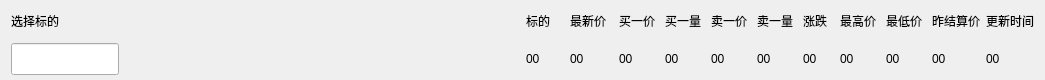
<?xml version="1.0" encoding="UTF-8"?>
<ui version="4.0">
 <class>FutureTableTop</class>
 <widget class="QWidget" name="FutureTableTop">
  <property name="geometry">
   <rect>
    <x>0</x>
    <y>0</y>
    <width>1045</width>
    <height>80</height>
   </rect>
  </property>
  <property name="sizePolicy">
   <sizepolicy hsizetype="Expanding" vsizetype="Fixed">
    <horstretch>0</horstretch>
    <verstretch>0</verstretch>
   </sizepolicy>
  </property>
  <property name="windowTitle">
   <string>Form</string>
  </property>
  <layout class="QHBoxLayout" name="horizontalLayout_2">
   <property name="topMargin">
    <number>5</number>
   </property>
   <property name="bottomMargin">
    <number>5</number>
   </property>
   <item>
    <layout class="QHBoxLayout" name="horizontalLayout">
     <item>
      <layout class="QVBoxLayout" name="verticalLayout">
       <item>
        <widget class="QLabel" name="label">
         <property name="text">
          <string>选择标的</string>
         </property>
        </widget>
       </item>
       <item>
        <widget class="QLineEdit" name="chooseSymbol">
         <property name="sizePolicy">
          <sizepolicy hsizetype="Fixed" vsizetype="Preferred">
           <horstretch>0</horstretch>
           <verstretch>0</verstretch>
          </sizepolicy>
         </property>
        </widget>
       </item>
      </layout>
     </item>
     <item>
      <spacer name="horizontalSpacer">
       <property name="orientation">
        <enum>Qt::Horizontal</enum>
       </property>
       <property name="sizeHint" stdset="0">
        <size>
         <width>13</width>
         <height>20</height>
        </size>
       </property>
      </spacer>
     </item>
     <item>
      <layout class="QVBoxLayout" name="verticalLayout_10">
       <item>
        <widget class="QLabel" name="label_19">
         <property name="text">
          <string>标的    </string>
         </property>
        </widget>
       </item>
       <item>
        <widget class="QLabel" name="symbol">
         <property name="text">
          <string>00</string>
         </property>
        </widget>
       </item>
      </layout>
     </item>
     <item>
      <layout class="QVBoxLayout" name="verticalLayout_2">
       <item>
        <widget class="QLabel" name="label_3">
         <property name="text">
          <string>最新价  </string>
         </property>
        </widget>
       </item>
       <item>
        <widget class="QLabel" name="lastPrice">
         <property name="text">
          <string>00</string>
         </property>
        </widget>
       </item>
      </layout>
     </item>
     <item>
      <layout class="QVBoxLayout" name="verticalLayout_3">
       <item>
        <widget class="QLabel" name="label_5">
         <property name="text">
          <string>买一价 </string>
         </property>
        </widget>
       </item>
       <item>
        <widget class="QLabel" name="bid1Price">
         <property name="text">
          <string>00</string>
         </property>
        </widget>
       </item>
      </layout>
     </item>
     <item>
      <layout class="QVBoxLayout" name="verticalLayout_4">
       <item>
        <widget class="QLabel" name="label_7">
         <property name="text">
          <string>买一量 </string>
         </property>
        </widget>
       </item>
       <item>
        <widget class="QLabel" name="bid1Num">
         <property name="text">
          <string>00</string>
         </property>
        </widget>
       </item>
      </layout>
     </item>
     <item>
      <layout class="QVBoxLayout" name="verticalLayout_5">
       <item>
        <widget class="QLabel" name="label_9">
         <property name="text">
          <string>卖一价 </string>
         </property>
        </widget>
       </item>
       <item>
        <widget class="QLabel" name="ask1Price">
         <property name="text">
          <string>00</string>
         </property>
        </widget>
       </item>
      </layout>
     </item>
     <item>
      <layout class="QVBoxLayout" name="verticalLayout_6">
       <item>
        <widget class="QLabel" name="label_11">
         <property name="text">
          <string>卖一量 </string>
         </property>
        </widget>
       </item>
       <item>
        <widget class="QLabel" name="ask1Num">
         <property name="text">
          <string>00</string>
         </property>
        </widget>
       </item>
      </layout>
     </item>
     <item>
      <layout class="QVBoxLayout" name="verticalLayout_7">
       <item>
        <widget class="QLabel" name="label_13">
         <property name="text">
          <string>涨跌  </string>
         </property>
        </widget>
       </item>
       <item>
        <widget class="QLabel" name="zhangdie">
         <property name="text">
          <string>00</string>
         </property>
        </widget>
       </item>
      </layout>
     </item>
     <item>
      <layout class="QVBoxLayout" name="verticalLayout_8">
       <item>
        <widget class="QLabel" name="label_15">
         <property name="text">
          <string>最高价 </string>
         </property>
        </widget>
       </item>
       <item>
        <widget class="QLabel" name="highPrice">
         <property name="text">
          <string>00</string>
         </property>
        </widget>
       </item>
      </layout>
     </item>
     <item>
      <layout class="QVBoxLayout" name="verticalLayout_9">
       <item>
        <widget class="QLabel" name="label_17">
         <property name="text">
          <string>最低价 </string>
         </property>
        </widget>
       </item>
       <item>
        <widget class="QLabel" name="lowPrice">
         <property name="text">
          <string>00</string>
         </property>
        </widget>
       </item>
      </layout>
     </item>
     <item>
      <layout class="QVBoxLayout" name="verticalLayout_11">
       <item>
        <widget class="QLabel" name="label_21">
         <property name="text">
          <string>昨结算价</string>
         </property>
        </widget>
       </item>
       <item>
        <widget class="QLabel" name="preSettlePrice">
         <property name="text">
          <string>00</string>
         </property>
        </widget>
       </item>
      </layout>
     </item>
     <item>
      <layout class="QVBoxLayout" name="verticalLayout_12">
       <item>
        <widget class="QLabel" name="label_23">
         <property name="text">
          <string>更新时间</string>
         </property>
        </widget>
       </item>
       <item>
        <widget class="QLabel" name="time">
         <property name="text">
          <string>00</string>
         </property>
        </widget>
       </item>
      </layout>
     </item>
    </layout>
   </item>
  </layout>
 </widget>
 <resources/>
 <connections/>
</ui>
